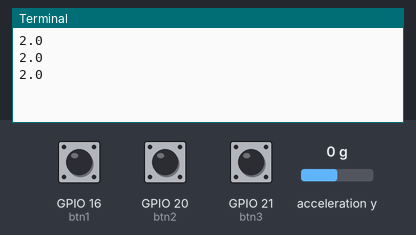
A program run on a simulated Raspberry Pi (BCM pin numbers). Shown: the last lines printed to the terminal. The test bench sets the inputs (shaded band); at power-on: GPIO 16 (btn1) HIGH, GPIO 20 (btn2) HIGH, acceleration y 0 g, GPIO 21 (btn3) HIGH.

Above: at 1.2 s.
1.3 s: GPIO 16 (btn1) pulled LOW for 0.3 s
At 1.46 s:
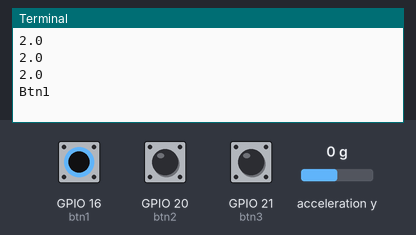
3.1 s: GPIO 20 (btn2) pulled LOW for 0.3 s
At 3.36 s:
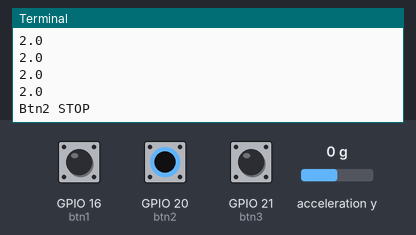
4.9 s: acceleration y set to -1.4 g
At 5.4 s:
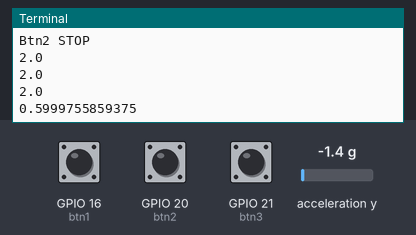
6.4 s: GPIO 21 (btn3) pulled LOW for 0.3 s
At 6.51 s:
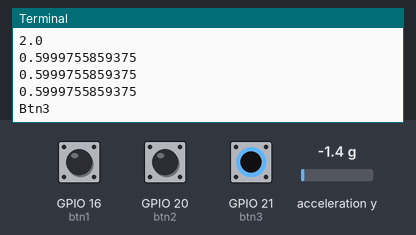
8.2 s: acceleration y set to -0.8 g
At 8.9 s:
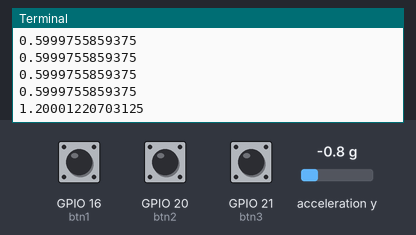
Timing chart, 0 to 10.7 s (numbered marks = the images above; inputs shaded):
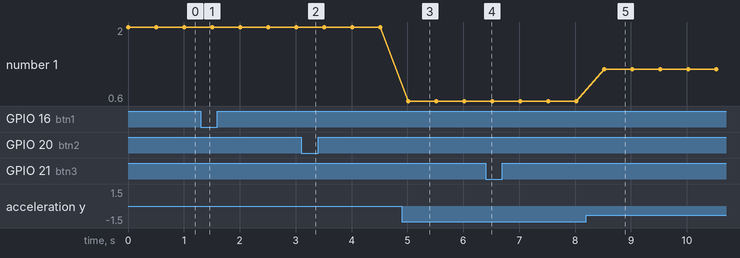

Measured:
- after the input at 1.3 s, the terminal: prints a new line at once (image 1)
- after the input at 3.1 s, the terminal: prints a new line at once (image 2)
- after the input at 4.9 s, the terminal: prints a new line after 0.11 s (image 3)
- after the input at 6.4 s, the terminal: prints a new line at once (image 4)
- after the input at 8.2 s, the terminal: prints a new line after 0.32 s (image 5)
- plotted number 1: 2 → 0.6 after the input at 4.9 s, 0.6 → 1.2 after the input at 8.2 s

The program:

gyro.py
```python
import RPi.GPIO as GPIO
import time
import smbus


btn1 = 16
btn2 = 20
btn3 = 21

PWR_MGMT_1 = 0x6B
SMPLRT_DIV = 0x19
CONFIG = 0x1A
GYRO_CONFIG = 0x1B
INT_ENABLE = 0x38
ACCEL_XOUT_H = 0x3B
ACCEL_YOUT_H = 0x3D
ACCEL_ZOUT_H = 0x3F
GYRO_XOUT_H = 0x43
GYRO_YOUT_H = 0x45
GYRO_ZOUT_H = 0x47

speed = 0

bus = smbus.SMBus(1)
Device_Address = 0x68

GPIO.setmode(GPIO.BCM)

GPIO.setup(btn1, GPIO.IN, pull_up_down=GPIO.PUD_UP)
GPIO.setup(btn2, GPIO.IN, pull_up_down=GPIO.PUD_UP)
GPIO.setup(btn3, GPIO.IN, pull_up_down=GPIO.PUD_UP)

def MPU_Init() :
    #write to sample rate register
    bus.write_byte_data(Device_Address, SMPLRT_DIV, 7)

    #Write to power management register
    bus.write_byte_data(Device_Address, PWR_MGMT_1, 1)

    #Write to Configuration register
    bus.write_byte_data(Device_Address, CONFIG, 0)

    #Write to Gyro configuration register
    bus.write_byte_data(Device_Address, GYRO_CONFIG, 24)

    #Write to interrupt enable register
    bus.write_byte_data(Device_Address, INT_ENABLE, 1)

def read_raw_data(addr) :
    #Accelero and Gyro value are 16 - bit
    high = bus.read_byte_data(Device_Address, addr)
    low = bus.read_byte_data(Device_Address, addr + 1)

    #concatenate higher and lower value
    value = ((high << 8) | low)

    #to get signed value from mpu6050
    if (value > 32768) :
        value = value - 65536
    return value


def btn1_pressed(channel):
    global speed
    if speed > 3:
        speed = 3
    elif speed < 0:
        speed = 1
    else:
        speed += 1

    print("Btn1")

def btn2_pressed(channel):
    global speed
    speed = 0
    print("Btn2 STOP")

def btn3_pressed(channel):
    global speed
    if speed < -3:
        speed = -3
    elif speed > 0:
        speed = -1
    else:
        speed -= 1
    print("Btn3")

GPIO.add_event_detect(btn1, GPIO.FALLING, callback=btn1_pressed, bouncetime=200)
GPIO.add_event_detect(btn2, GPIO.FALLING, callback=btn2_pressed, bouncetime=200)
GPIO.add_event_detect(btn3, GPIO.FALLING, callback=btn3_pressed, bouncetime=200)

MPU_Init()


try:
    while True:
        acc_y = read_raw_data(ACCEL_YOUT_H)

        ay = acc_y / 16384.0 + 2.0
        print(ay)
        time.sleep(0.5)

except KeyboardInterrupt:
    GPIO.cleanup()
```
